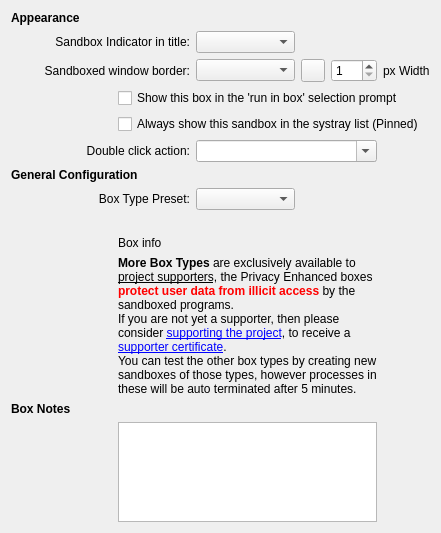
           <widget class="QWidget" name="tabOptions">
            <attribute name="title">
             <string>Box Options</string>
            </attribute>
            <layout class="QGridLayout" name="gridLayout_27">
             <item row="1" column="0">
              <layout class="QGridLayout" name="gridLayout_8">
               <item row="2" column="3" colspan="2">
                <widget class="QComboBox" name="cmbBoxBorder"/>
               </item>
               <item row="1" column="3" colspan="2">
                <widget class="QComboBox" name="cmbBoxIndicator"/>
               </item>
               <item row="10" column="1" colspan="6">
                <widget class="QLabel" name="lblSupportCert">
                 <property name="text">
                  <string>&lt;b&gt;More Box Types&lt;/b&gt; are exclusively available to &lt;u&gt;project supporters&lt;/u&gt;, the Privacy Enhanced boxes &lt;b&gt;&lt;font color='red'&gt;protect user data from illicit access&lt;/font&gt;&lt;/b&gt; by the sandboxed programs.&lt;br /&gt;If you are not yet a supporter, then please consider &lt;a href=&quot;https://sandboxie-plus.com/go.php?to=sbie-get-cert&quot;&gt;supporting the project&lt;/a&gt;, to receive a &lt;a href=&quot;https://sandboxie-plus.com/go.php?to=sbie-cert&quot;&gt;supporter certificate&lt;/a&gt;.&lt;br /&gt;You can test the other box types by creating new sandboxes of those types, however processes in these will be auto terminated after 5 minutes.</string>
                 </property>
                 <property name="textFormat">
                  <enum>Qt::RichText</enum>
                 </property>
                 <property name="wordWrap">
                  <bool>true</bool>
                 </property>
                 <property name="openExternalLinks">
                  <bool>true</bool>
                 </property>
                </widget>
               </item>
               <item row="7" column="0" colspan="3">
                <widget class="QLabel" name="label_57">
                 <property name="text">
                  <string>Box Type Preset:</string>
                 </property>
                 <property name="alignment">
                  <set>Qt::AlignRight|Qt::AlignTrailing|Qt::AlignVCenter</set>
                 </property>
                 <property name="buddy">
                  <cstring>cmbBoxType</cstring>
                 </property>
                </widget>
               </item>
               <item row="9" column="1" colspan="6">
                <widget class="QLabel" name="lblBoxInfo">
                 <property name="text">
                  <string>Box info</string>
                 </property>
                 <property name="textFormat">
                  <enum>Qt::AutoText</enum>
                 </property>
                 <property name="wordWrap">
                  <bool>true</bool>
                 </property>
                 <property name="openExternalLinks">
                  <bool>true</bool>
                 </property>
                </widget>
               </item>
               <item row="2" column="5">
                <widget class="QToolButton" name="btnBorderColor">
                 <property name="text">
                  <string/>
                 </property>
                </widget>
               </item>
               <item row="4" column="1" colspan="7">
                <widget class="QCheckBox" name="chkPinToTray">
                 <property name="text">
                  <string>Always show this sandbox in the systray list (Pinned)</string>
                 </property>
                </widget>
               </item>
               <item row="13" column="2" colspan="5">
                <spacer name="horizontalSpacer_2">
                 <property name="orientation">
                  <enum>Qt::Horizontal</enum>
                 </property>
                 <property name="sizeHint" stdset="0">
                  <size>
                   <width>40</width>
                   <height>0</height>
                  </size>
                 </property>
                </spacer>
               </item>
               <item row="8" column="1" colspan="6">
                <widget class="QLabel" name="label_58">
                 <property name="text">
                  <string/>
                 </property>
                </widget>
               </item>
               <item row="3" column="1" colspan="7">
                <widget class="QCheckBox" name="chkShowForRun">
                 <property name="text">
                  <string>Show this box in the 'run in box' selection prompt</string>
                 </property>
                </widget>
               </item>
               <item row="13" column="1">
                <spacer name="verticalSpacer_17">
                 <property name="orientation">
                  <enum>Qt::Vertical</enum>
                 </property>
                 <property name="sizeHint" stdset="0">
                  <size>
                   <width>20</width>
                   <height>0</height>
                  </size>
                 </property>
                </spacer>
               </item>
               <item row="0" column="1">
                <widget class="QLabel" name="label_30">
                 <property name="sizePolicy">
                  <sizepolicy hsizetype="Minimum" vsizetype="Minimum">
                   <horstretch>0</horstretch>
                   <verstretch>0</verstretch>
                  </sizepolicy>
                 </property>
                 <property name="maximumSize">
                  <size>
                   <width>16</width>
                   <height>16777215</height>
                  </size>
                 </property>
                 <property name="text">
                  <string/>
                 </property>
                </widget>
               </item>
               <item row="5" column="0" colspan="3">
                <widget class="QLabel" name="label_70">
                 <property name="text">
                  <string>Double click action:</string>
                 </property>
                 <property name="alignment">
                  <set>Qt::AlignRight|Qt::AlignTrailing|Qt::AlignVCenter</set>
                 </property>
                 <property name="buddy">
                  <cstring>cmbDblClick</cstring>
                 </property>
                </widget>
               </item>
               <item row="2" column="0" colspan="3">
                <widget class="QLabel" name="label_21">
                 <property name="text">
                  <string>Sandboxed window border:</string>
                 </property>
                 <property name="alignment">
                  <set>Qt::AlignRight|Qt::AlignTrailing|Qt::AlignVCenter</set>
                 </property>
                 <property name="buddy">
                  <cstring>cmbBoxBorder</cstring>
                 </property>
                </widget>
               </item>
               <item row="2" column="6">
                <widget class="QSpinBox" name="spinBorderWidth">
                 <property name="minimum">
                  <number>1</number>
                 </property>
                 <property name="maximum">
                  <number>10</number>
                 </property>
                 <property name="value">
                  <number>1</number>
                 </property>
                </widget>
               </item>
               <item row="2" column="7">
                <widget class="QLabel" name="label_14">
                 <property name="text">
                  <string>px Width</string>
                 </property>
                 <property name="alignment">
                  <set>Qt::AlignLeading|Qt::AlignLeft|Qt::AlignVCenter</set>
                 </property>
                 <property name="buddy">
                  <cstring>spinBorderWidth</cstring>
                 </property>
                </widget>
               </item>
               <item row="1" column="0" colspan="3">
                <widget class="QLabel" name="label_20">
                 <property name="text">
                  <string>Sandbox Indicator in title:</string>
                 </property>
                 <property name="alignment">
                  <set>Qt::AlignRight|Qt::AlignTrailing|Qt::AlignVCenter</set>
                 </property>
                 <property name="buddy">
                  <cstring>cmbBoxIndicator</cstring>
                 </property>
                </widget>
               </item>
               <item row="6" column="0" colspan="2">
                <widget class="QLabel" name="lblBoxType">
                 <property name="font">
                  <font>
                   <bold>true</bold>
                   <kerning>true</kerning>
                  </font>
                 </property>
                 <property name="text">
                  <string>General Configuration</string>
                 </property>
                </widget>
               </item>
               <item row="5" column="3" colspan="4">
                <widget class="QComboBox" name="cmbDblClick">
                 <property name="editable">
                  <bool>true</bool>
                 </property>
                </widget>
               </item>
               <item row="0" column="0">
                <widget class="QLabel" name="lblAppearance">
                 <property name="font">
                  <font>
                   <bold>true</bold>
                   <kerning>true</kerning>
                  </font>
                 </property>
                 <property name="text">
                  <string>Appearance</string>
                 </property>
                </widget>
               </item>
               <item row="7" column="3" colspan="2">
                <widget class="QComboBox" name="cmbBoxType"/>
               </item>
               <item row="11" column="0">
                <widget class="QLabel" name="lblNotes">
                 <property name="font">
                  <font>
                   <bold>true</bold>
                   <kerning>true</kerning>
                  </font>
                 </property>
                 <property name="text">
                  <string>Box Notes</string>
                 </property>
                </widget>
               </item>
               <item row="12" column="1" colspan="6">
                <widget class="QPlainTextEdit" name="txtNotes">
                 <property name="maximumSize">
                  <size>
                   <width>16777215</width>
                   <height>100</height>
                  </size>
                 </property>
                </widget>
               </item>
              </layout>
             </item>
            </layout>
           </widget>
